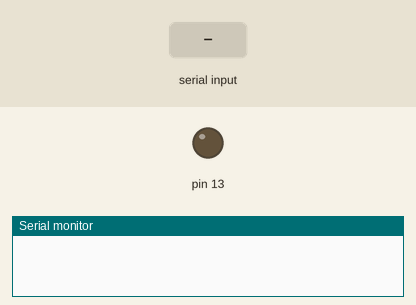
Recording of a sketch running on a simulated Arduino Uno, built with avr-gcc and run on an emulated ATmega328P. On the bench: output pins drawn as LEDs (lit = HIGH), the last lines printed to the serial monitor. The test bench sets the inputs (shaded band).

Above: at 1.2 s.
1.3 s: "AT+CGNSINF" received over Serial
At 2.7 s:
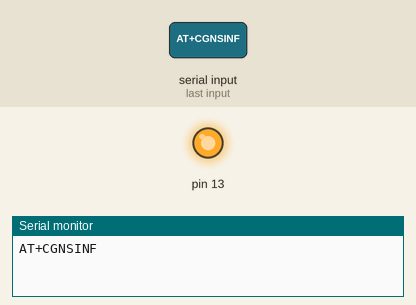
4.3 s: "1" received over Serial
Timing chart, 0 to 7.3 s (numbered marks = the images above; inputs shaded):
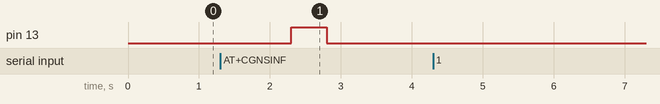

Measured:
- after the input at 1.3 s, pin 13: LOW → HIGH after 1.0 s, → LOW 0.50 s later

The sketch:

NRF_uart.ino
```cpp
void setup() {
  // put your setup code here, to run once:
Serial.begin(115200);
pinMode(13,OUTPUT);
}

void loop() {
  // put your main code here, to run repeatedly:
if(Serial.available()>0)
{
  String a = Serial.readString();
  Serial.println(a);
  if(a == "AT+CGNSINF")
  {
    digitalWrite(13,1);
    delay(500);
    digitalWrite(13,0);
    }
  }


}
```
